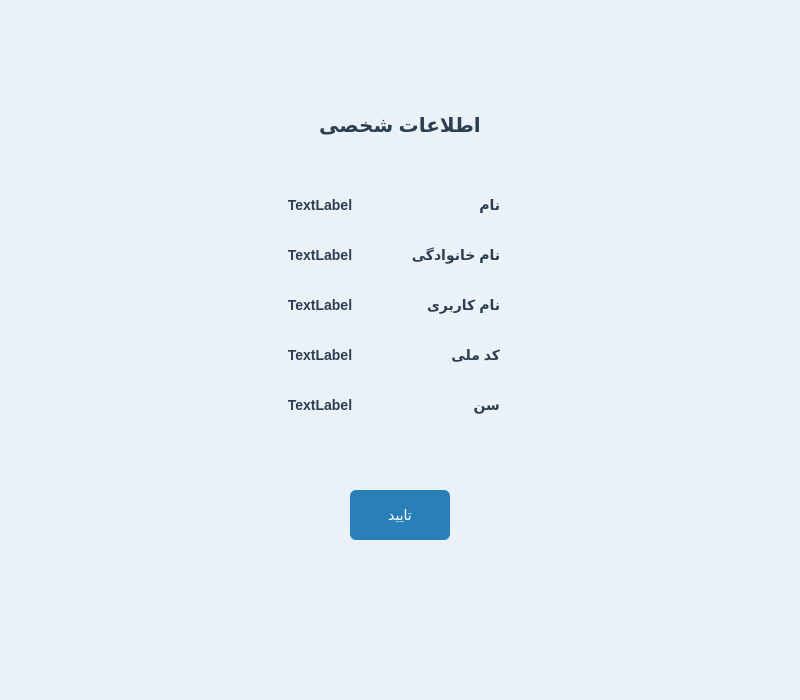
<?xml version="1.0" encoding="UTF-8"?>
<ui version="4.0">
 <class>PersonalInfoPage</class>
 <widget class="QDialog" name="PersonalInfoPage">
  <property name="geometry">
   <rect>
    <x>0</x>
    <y>0</y>
    <width>800</width>
    <height>700</height>
   </rect>
  </property>
  <property name="windowTitle">
   <string>Dialog</string>
  </property>
  <property name="styleSheet">
   <string notr="true">#PersonalInfoPage{
background-color: #eaf2f8;
}</string>
  </property>
  <widget class="QLabel" name="label">
   <property name="geometry">
    <rect>
     <x>300</x>
     <y>180</y>
     <width>200</width>
     <height>50</height>
    </rect>
   </property>
   <property name="styleSheet">
    <string notr="true">#label {
        color: #2c3e50;
        font-size: 14px;
        font-weight: bold;
    }</string>
   </property>
   <property name="text">
    <string>نام</string>
   </property>
  </widget>
  <widget class="QLabel" name="label_4">
   <property name="geometry">
    <rect>
     <x>300</x>
     <y>330</y>
     <width>200</width>
     <height>50</height>
    </rect>
   </property>
   <property name="styleSheet">
    <string notr="true">#label_4 {
        color: #2c3e50;
        font-size: 14px;
        font-weight: bold;
    }</string>
   </property>
   <property name="text">
    <string>کد ملی</string>
   </property>
  </widget>
  <widget class="QLabel" name="nationalId">
   <property name="geometry">
    <rect>
     <x>220</x>
     <y>330</y>
     <width>200</width>
     <height>50</height>
    </rect>
   </property>
   <property name="styleSheet">
    <string notr="true">#nationalId {
        color: #2c3e50;
        font-size: 14px;
        font-weight: bold;
    }</string>
   </property>
   <property name="text">
    <string>TextLabel</string>
   </property>
   <property name="alignment">
    <set>Qt::AlignmentFlag::AlignCenter</set>
   </property>
  </widget>
  <widget class="QLabel" name="label_3">
   <property name="geometry">
    <rect>
     <x>300</x>
     <y>280</y>
     <width>200</width>
     <height>50</height>
    </rect>
   </property>
   <property name="styleSheet">
    <string notr="true">#label_3 {
        color: #2c3e50;
        font-size: 14px;
        font-weight: bold;
    }</string>
   </property>
   <property name="text">
    <string>نام کاربری</string>
   </property>
  </widget>
  <widget class="QLabel" name="userName">
   <property name="geometry">
    <rect>
     <x>220</x>
     <y>280</y>
     <width>200</width>
     <height>50</height>
    </rect>
   </property>
   <property name="styleSheet">
    <string notr="true">#userName {
        color: #2c3e50;
        font-size: 14px;
        font-weight: bold;
    }</string>
   </property>
   <property name="text">
    <string>TextLabel</string>
   </property>
   <property name="alignment">
    <set>Qt::AlignmentFlag::AlignCenter</set>
   </property>
  </widget>
  <widget class="QLabel" name="firstName">
   <property name="geometry">
    <rect>
     <x>220</x>
     <y>180</y>
     <width>200</width>
     <height>50</height>
    </rect>
   </property>
   <property name="styleSheet">
    <string notr="true">#firstName {
        color: #2c3e50;
        font-size: 14px;
        font-weight: bold;
    }</string>
   </property>
   <property name="text">
    <string>TextLabel</string>
   </property>
   <property name="alignment">
    <set>Qt::AlignmentFlag::AlignCenter</set>
   </property>
  </widget>
  <widget class="QLabel" name="label_6">
   <property name="geometry">
    <rect>
     <x>300</x>
     <y>100</y>
     <width>200</width>
     <height>50</height>
    </rect>
   </property>
   <property name="styleSheet">
    <string notr="true">#label_6 {
        color: #2c3e50;
        font-size: 20px;
        font-weight: bold;
    }</string>
   </property>
   <property name="text">
    <string>اطلاعات شخصی</string>
   </property>
   <property name="alignment">
    <set>Qt::AlignmentFlag::AlignCenter</set>
   </property>
  </widget>
  <widget class="QLabel" name="age">
   <property name="geometry">
    <rect>
     <x>220</x>
     <y>380</y>
     <width>200</width>
     <height>50</height>
    </rect>
   </property>
   <property name="styleSheet">
    <string notr="true">#age {
        color: #2c3e50;
        font-size: 14px;
        font-weight: bold;
    }</string>
   </property>
   <property name="text">
    <string>TextLabel</string>
   </property>
   <property name="alignment">
    <set>Qt::AlignmentFlag::AlignCenter</set>
   </property>
  </widget>
  <widget class="QLabel" name="label_5">
   <property name="geometry">
    <rect>
     <x>300</x>
     <y>380</y>
     <width>200</width>
     <height>50</height>
    </rect>
   </property>
   <property name="styleSheet">
    <string notr="true">#label_5 {
        color: #2c3e50;
        font-size: 14px;
        font-weight: bold;
    }</string>
   </property>
   <property name="text">
    <string>سن</string>
   </property>
  </widget>
  <widget class="QLabel" name="label_2">
   <property name="geometry">
    <rect>
     <x>300</x>
     <y>230</y>
     <width>200</width>
     <height>50</height>
    </rect>
   </property>
   <property name="styleSheet">
    <string notr="true">#label_2 {
        color: #2c3e50;
        font-size: 14px;
        font-weight: bold;
    }</string>
   </property>
   <property name="text">
    <string>نام خانوادگی</string>
   </property>
  </widget>
  <widget class="QPushButton" name="okButton">
   <property name="geometry">
    <rect>
     <x>350</x>
     <y>490</y>
     <width>100</width>
     <height>50</height>
    </rect>
   </property>
   <property name="styleSheet">
    <string notr="true"> #okButton {
        background-color: #2980b9;
        color: white;
        border: none;
        border-radius: 6px;
        padding: 8px 16px;
        font-size: 14px;
    }
    #okButton:hover {
        background-color: #3498db;
    }
    #okButton:pressed {
        background-color: #1c5980;
    }</string>
   </property>
   <property name="text">
    <string>تایید</string>
   </property>
  </widget>
  <widget class="QLabel" name="lastName">
   <property name="geometry">
    <rect>
     <x>220</x>
     <y>230</y>
     <width>200</width>
     <height>50</height>
    </rect>
   </property>
   <property name="styleSheet">
    <string notr="true">#lastName {
        color: #2c3e50;
        font-size: 14px;
        font-weight: bold;
    }</string>
   </property>
   <property name="text">
    <string>TextLabel</string>
   </property>
   <property name="alignment">
    <set>Qt::AlignmentFlag::AlignCenter</set>
   </property>
  </widget>
 </widget>
 <resources/>
 <connections/>
</ui>
